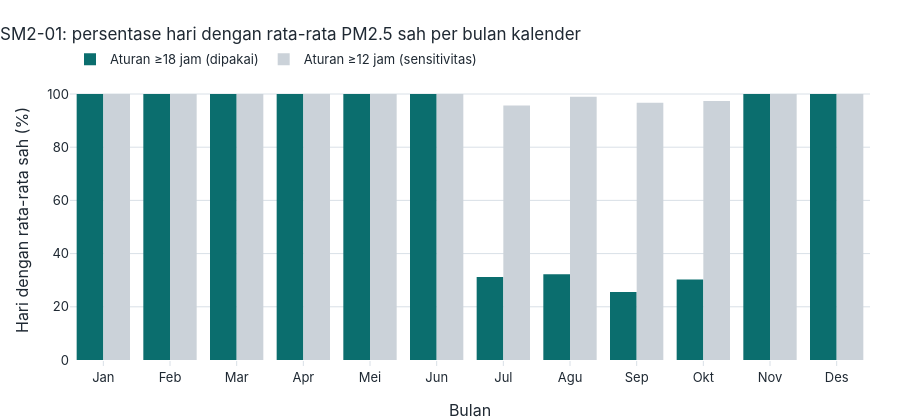

The cell this chart's notebook holds for it:
### Markdown cell above
### 5.3 SM2-01 (Samarinda): sensor saturasi pada musim asap → hari berasap banyak hilang
Aturan "hanya VALID" membuang nilai saturasi 999 yang bertanda `SUSPECT`. Karena itu hari-hari pada musim kemarau lebih sering gagal aturan 18 jam.
Kolom `pm25_ug_m3_longgar` (≥12 jam) disediakan **hanya untuk analisis sensitivitas**.

### Code cell
fig = G.fig_cakupan_harian_bulan(daily, "SM2-01")
style.simpan_html(fig, "03_sm2_cakupan_harian_bulan"); fig.show()

sat = P.bulan_nilai_sentinel("SM2-01", 999.0)
nama = {1: "Jan", 2: "Feb", 3: "Mar", 4: "Apr", 5: "Mei", 6: "Jun", 7: "Jul", 8: "Agu", 9: "Sep", 10: "Okt", 11: "Nov", 12: "Des"}
print("Baris bernilai 999 (saturasi, SUSPECT) yang dibuang, per bulan kalender:", {nama[k]: int(v) for k, v in sat.items()})

s = daily[daily.kode_stasiun == "SM2-01"].copy()
kem_hr = s[s.bulan.isin([7, 8, 9, 10])]
print(f"\nJul–Okt: hari sah (≥18 jam) {fl(100 * kem_hr.pm25_ug_m3.notna().mean(), 1)}% vs {fl(100 * kem_hr.pm25_ug_m3_longgar.notna().mean(), 1)}% (≥12 jam); bulan lain: {fl(100 * s[~s.bulan.isin([7, 8, 9, 10])].pm25_ug_m3.notna().mean(), 1)}%")

def episode_ringkas(d, kolom):
    x = d[["kode_stasiun", "tanggal", kolom]].rename(columns={kolom: "pm25_ug_m3"}).copy()
    x["kode_stasiun"] = x.kode_stasiun.astype(str)
    e = C.tandai_episode(x, C.LogPreprocessing())
    return dict(episode=int(e.id_episode.nunique()), hari_episode=int(e.episode_asap.sum()), hari_pm25_diatas_150=int((x.pm25_ug_m3 > 150).sum()))
bandingan = pd.DataFrame({"aturan ≥18 jam (dipakai)": episode_ringkas(s, "pm25_ug_m3"), "aturan ≥12 jam (sensitivitas)": episode_ringkas(s, "pm25_ug_m3_longgar")})
print("\nDeteksi episode kabut asap SM2-01 menurut aturan kelengkapan harian:")
display(bandingan)

### Figure 1 — Plotly figure (JSON) as saved in the notebook; plotly's stock layout.template omitted (floating-point values rounded to 4 significant figures)
{"data": [{"marker": {"color": "#0B6E6E"}, "name": "Aturan ≥18 jam (dipakai)", "type": "bar", "x": ["Jan", "Feb", "Mar", "Apr", "Mei", "Jun", "Jul", "Agu", "Sep", "Okt", "Nov", "Des"], "y": [100.0, 100.0, 100.0, 100.0, 100.0, 100.0, 31.18, 32.26, 25.56, 30.26, 100.0, 100.0]}, {"marker": {"color": "#CBD2D9"}, "name": "Aturan ≥12 jam (sensitivitas)", "type": "bar", "x": ["Jan", "Feb", "Mar", "Apr", "Mei", "Jun", "Jul", "Agu", "Sep", "Okt", "Nov", "Des"], "y": [100.0, 100.0, 100.0, 100.0, 100.0, 100.0, 95.7, 98.92, 96.67, 97.37, 100.0, 100.0]}], "layout": {"barmode": "group", "height": 420, "title": {"text": "SM2-01: persentase hari dengan rata-rata PM2.5 sah per bulan kalender"}, "xaxis": {"title": {"text": "Bulan"}}, "yaxis": {"title": {"text": "Hari dengan rata-rata sah (%)"}}}}
